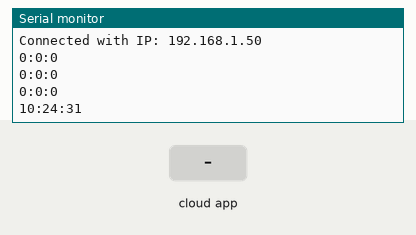
This sketch was run on a simulated ESP8266 (NodeMCU). Shown: the last lines printed to the serial monitor. The inputs (shaded band) are chosen by the test bench. WiFi joins after 1.5 s; servers stay silent unless stated; the local clock reads 2024-03-15 10:24:30 at power-on unless the sketch sets it; the Firebase database answers and starts empty.

Above: at 2.7 s.
2.8 s: the phone or cloud app sets jam to 1
At 3.21 s:
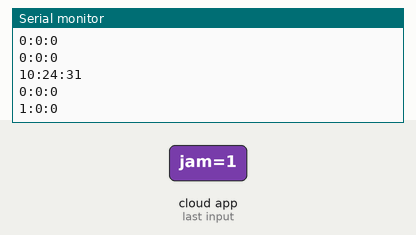
4.3 s: the phone or cloud app sets menit to 1
At 4.71 s:
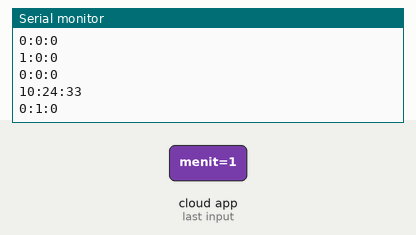
Timing chart, 0 to 7.3 s (numbered marks = the images above; inputs shaded):
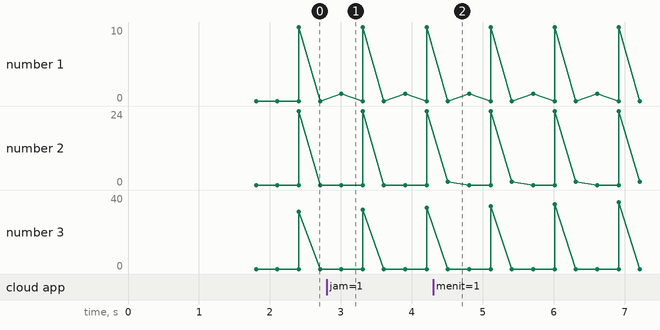

Measured:
- after the input at 2.8 s, the serial monitor: prints a new line after 0.21 s (image 1)
- after the input at 4.3 s, the serial monitor: prints a new line after 0.21 s (image 2)

The sketch:

FINAL.ino
```cpp
// Date and time functions using a DS1307 RTC connected via I2C and Wire lib
#include <Wire.h>
#include "RTClib.h"
#include <Servo.h>
Servo myservo;

RTC_DS1307 rtc;

char daysOfTheWeek[7][12] = {"Sunday", "Monday", "Tuesday", "Wednesday", "Thursday", "Friday", "Saturday"};

#include "FirebaseESP8266.h"  // Install Firebase ESP8266 library
#include <ESP8266WiFi.h>
#include <NTPClient.h>
#include <WiFiUdp.h>

#include <SoftwareSerial.h>
//SoftwareSerial s(D6,D5);
#include <ArduinoJson.h>
#include <ESP8266WiFi.h>

#define FIREBASE_HOST "smartaqua-613d4-default-rtdb.firebaseio.com" //Without http:// or https:// schemes
#define FIREBASE_AUTH "UvFIlCMHEZ2Wf6CZXySNEf03p9ch9Yd0dTmxd7bN"
#define WIFI_SSID "GAK ADA WIFI"                           //NAMA WIFI
#define WIFI_PASSWORD "pr3a9no15"                //PASS WIFI

FirebaseData firebaseData,time1,time2,time3;
FirebaseJson json;
int data;
void setup() {
  Serial.begin(9600);
//  myservo.attach(16); //D1
//  myservo.write(0);

  WiFi.begin(WIFI_SSID, WIFI_PASSWORD);
  Serial.print("Connecting to Wi-Fi");

  while (WiFi.status() != WL_CONNECTED)
  {
    Serial.print(".");
    delay(300);
  }
  Serial.println();
  Serial.print("Connected with IP: ");
  Serial.println(WiFi.localIP());
  Serial.println();

  Firebase.begin(FIREBASE_HOST, FIREBASE_AUTH);
  Firebase.reconnectWiFi(true);

  //RTC

#ifndef ESP8266
  while (!Serial); // wait for serial port to connect. Needed for native USB
#endif

  if (! rtc.begin()) {
    Serial.println("Couldn't find RTC");
    Serial.flush();
    abort();
  }

  if (! rtc.isrunning()) {
    Serial.println("RTC is NOT running, let's set the time!");
    // When time needs to be set on a new device, or after a power loss, the
    // following line sets the RTC to the date & time this sketch was compiled
    rtc.adjust(DateTime(F(__DATE__), F(__TIME__)));
    // This line sets the RTC with an explicit date & time, for example to set
    // January 21, 2014 at 3am you would call:
    // rtc.adjust(DateTime(2014, 1, 21, 3, 0, 0));
  }
}

void loop() {
   DateTime now = rtc.now();

                            /////BUTTON PERTAMA/////
Firebase.getInt(time1,"/Timer/1/jam");
 int jam1=time1.intData();
// Serial.println(jam1);

 Firebase.getInt(time1,"/Timer/1/menit");
 int menit1=time1.intData();
// Serial.println(x3);

 String fixtime1 = String(jam1)+":"+String(menit1)+":0";
  Serial.println(fixtime1);
  /////////////////////////////////////////////////////

                            /////BUTTON KEDUA/////
Firebase.getInt(time2,"/Timer/2/jam");
 int jam2=time2.intData();
// Serial.println(jam2);

 Firebase.getInt(time2,"/Timer/2/menit");
 int menit2=time2.intData();
// Serial.println(x3);

 String fixtime2 = String(jam2)+":"+String(menit2)+":0";
  Serial.println(fixtime2);
  ///////////////////////////////////////////////////////

                          /////BUTTON KETIGA/////
Firebase.getInt(time3,"/Timer/3/jam");
 int jam3=time3.intData();
// Serial.println(jam3);

 Firebase.getInt(time3,"/Timer/3/menit");
 int menit3=time3.intData();
// Serial.println(x3);

 String fixtime3 = String(jam3)+":"+String(menit3)+":0";
  Serial.println(fixtime3);
  ///////////////////////////////////////////////////////

//for RTC KODING
    String waktu = String(now.hour())+":"+String(now.minute())+":"+String(now.second());
    Serial.println(waktu);
//    Serial.println(now.second());

// //////////////////BUTTON PERTAMA///////////////////////
    if(fixtime1.equals(waktu)){
       myservo.write(90);
       myservo.attach(16); //D1
      delay(2000);
       myservo.write(0);
    }
////////////////////BUTTON KEDUA//////////////////////////
if(fixtime2.equals(waktu)){
       myservo.write(90);
       myservo.attach(16); //D1
      delay(2000);
       myservo.write(0);
    }
////////////////////BUTTON KETIGA/////////////////////////
if(fixtime3.equals(waktu)){
       myservo.write(90);
       myservo.attach(16); //D1
      delay(2000);
       myservo.write(0);
    }
//////////////////////////////////////////////


//    Serial.print(now.year(), DEC);
//    Serial.print('/');
//    Serial.print(now.month(), DEC);
//    Serial.print('/');
//    Serial.print(now.day(), DEC);
//    Serial.print(" (");
//    Serial.print(daysOfTheWeek[now.dayOfTheWeek()]);
//    Serial.print(") ");
//    Serial.print(now.hour(), DEC);
//    Serial.print(':');
//    Serial.print(now.minute(), DEC);
//    Serial.print(':');
//    Serial.print(now.second(), DEC);
//    Serial.println();
//    delay(1000);

//     if (now.year() == 2021 && now.month() == 07 && now.day() == 11 && now.hour() == 11 && now.minute() == 9 && now.second()== 00){
//      myservo.write(90);
//      delay(5000);
//    }
//    else {
//      myservo.write(0);
//    }

}
```
